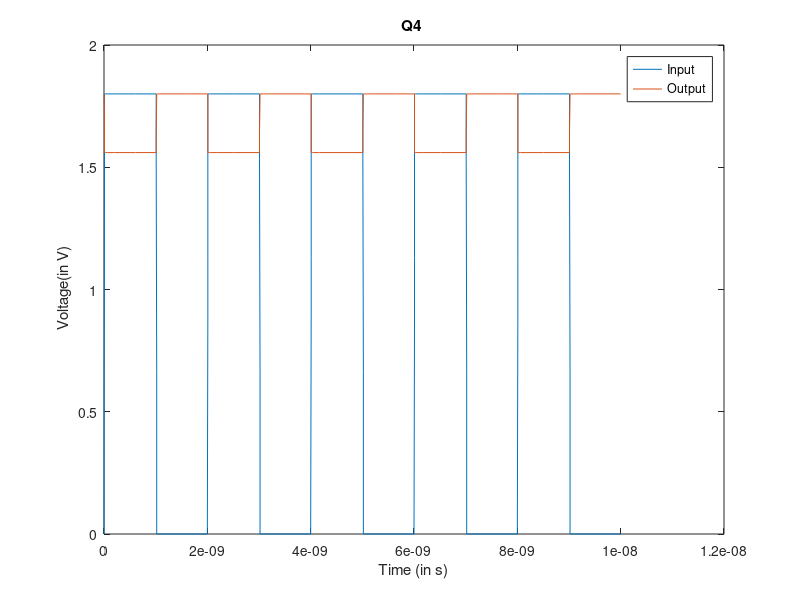
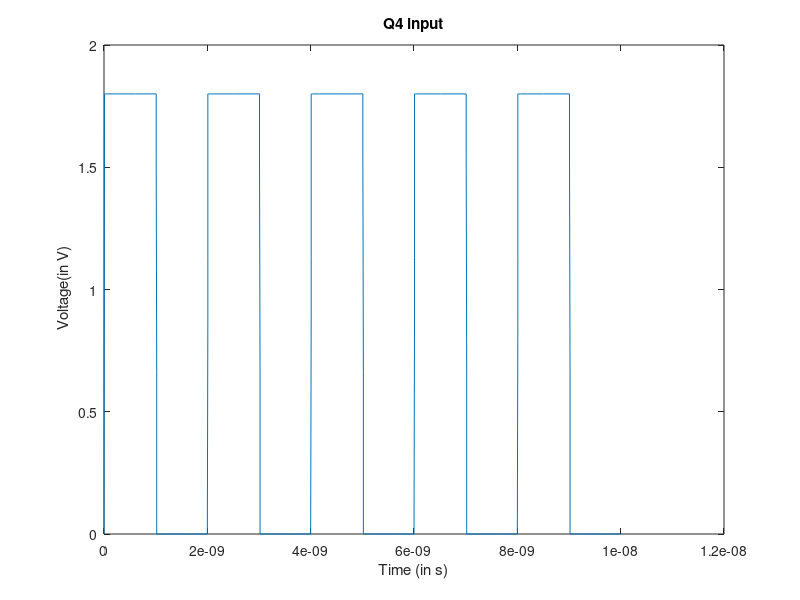
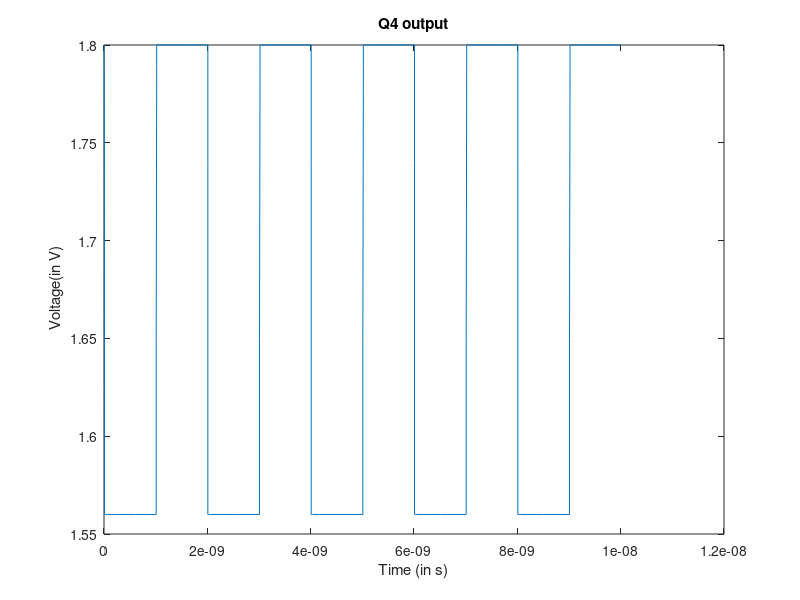

Write MATLAB code to recreate these figures, in order.


IN = [0.00E+00
,	4.50E-01
,	9.00E-01
,	1.25E+00
,	1.80E+00
,	1.80E+00
,	1.80E+00
,	1.80E+00
,	1.80E+00
,	1.80E+00
,	1.80E+00
,	1.80E+00
,	1.80E+00
,	1.53E+00
,	6.66E-01
,	0.00E+00
,	0.00E+00
,	0.00E+00
,	0.00E+00
,	0.00E+00
,	0.00E+00
,	0.00E+00
,	0.00E+00
,	9.00E-01
,	1.13E+00
,	1.80E+00
,	1.80E+00
,	1.80E+00
,	1.80E+00
,	1.80E+00
,	1.80E+00
,	1.80E+00
,	1.80E+00
,	1.80E+00
,	1.53E+00
,	6.66E-01
,	4.31E-14
,	0.00E+00
,	0.00E+00
,	0.00E+00
,	0.00E+00
,	0.00E+00
,	0.00E+00
,	0.00E+00
,	9.00E-01
,	1.13E+00
,	1.80E+00
,	1.80E+00
,	1.80E+00
,	1.80E+00
,	1.80E+00
,	1.80E+00
,	1.80E+00
,	1.80E+00
,	1.80E+00
,	1.53E+00
,	6.66E-01
,	0.00E+00
,	0.00E+00
,	0.00E+00
,	0.00E+00
,	0.00E+00
,	0.00E+00
,	0.00E+00
,	0.00E+00
,	9.00E-01
,	1.13E+00
,	1.80E+00
,	1.80E+00
,	1.80E+00
,	1.80E+00
,	1.80E+00
,	1.80E+00
,	1.80E+00
,	1.80E+00
,	1.80E+00
,	1.53E+00
,	6.66E-01
,	0.00E+00
,	0.00E+00
,	0.00E+00
,	0.00E+00
,	0.00E+00
,	0.00E+00
,	0.00E+00
,	0.00E+00
,	9.00E-01
,	1.13E+00
,	1.80E+00
,	1.80E+00
,	1.80E+00
,	1.80E+00
,	1.80E+00
,	1.80E+00
,	1.80E+00
,	1.80E+00
,	1.80E+00
,	1.53E+00
,	6.66E-01
,	0.00E+00
,	0.00E+00
,	0.00E+00
,	0.00E+00
,	0.00E+00
,	0.00E+00
,	0.00E+00
,	0.00E+00]
OUT = [	1.80E+00
,	1.80E+00
,	1.77E+00
,	1.71E+00
,	1.56E+00
,	1.56E+00
,	1.56E+00
,	1.56E+00
,	1.56E+00
,	1.56E+00
,	1.56E+00
,	1.56E+00
,	1.56E+00
,	1.65E+00
,	1.79E+00
,	1.80E+00
,	1.80E+00
,	1.80E+00
,	1.80E+00
,	1.80E+00
,	1.80E+00
,	1.80E+00
,	1.80E+00
,	1.80E+00
,	1.74E+00
,	1.56E+00
,	1.56E+00
,	1.56E+00
,	1.56E+00
,	1.56E+00
,	1.56E+00
,	1.56E+00
,	1.56E+00
,	1.56E+00
,	1.65E+00
,	1.79E+00
,	1.80E+00
,	1.80E+00
,	1.80E+00
,	1.80E+00
,	1.80E+00
,	1.80E+00
,	1.80E+00
,	1.80E+00
,	1.80E+00
,	1.74E+00
,	1.56E+00
,	1.56E+00
,	1.56E+00
,	1.56E+00
,	1.56E+00
,	1.56E+00
,	1.56E+00
,	1.56E+00
,	1.56E+00
,	1.65E+00
,	1.79E+00
,	1.80E+00
,	1.80E+00
,	1.80E+00
,	1.80E+00
,	1.80E+00
,	1.80E+00
,	1.80E+00
,	1.80E+00
,	1.80E+00
,	1.74E+00
,	1.56E+00
,	1.56E+00
,	1.56E+00
,	1.56E+00
,	1.56E+00
,	1.56E+00
,	1.56E+00
,	1.56E+00
,	1.56E+00
,	1.65E+00
,	1.79E+00
,	1.80E+00
,	1.80E+00
,	1.80E+00
,	1.80E+00
,	1.80E+00
,	1.80E+00
,	1.80E+00
,	1.80E+00
,	1.80E+00
,	1.74E+00
,	1.56E+00
,	1.56E+00
,	1.56E+00
,	1.56E+00
,	1.56E+00
,	1.56E+00
,	1.56E+00
,	1.56E+00
,	1.56E+00
,	1.65E+00
,	1.79E+00
,	1.80E+00
,	1.80E+00
,	1.80E+00
,	1.80E+00
,	1.80E+00
,	1.80E+00
,	1.80E+00
,	1.80E+00]
T = [0.00E+00	,
2.50E-12	,
5.00E-12	,
6.95E-12	,
1.00E-11	,
1.49E-11	,
1.61E-11	,
2.00E-11	,
3.25E-11	,
7.25E-11	,
2.01E-10	,
6.10E-10	,
1.01E-09	,
1.01E-09	,
1.02E-09	,
1.02E-09	,
1.02E-09	,
1.03E-09	,
1.04E-09	,
1.08E-09	,
1.22E-09	,
1.64E-09	,
2.00E-09	,
2.01E-09	,
2.01E-09	,
2.01E-09	,
2.01E-09	,
2.01E-09	,
2.02E-09	,
2.03E-09	,
2.06E-09	,
2.17E-09	,
2.51E-09	,
3.01E-09	,
3.01E-09	,
3.02E-09	,
3.02E-09	,
3.02E-09	,
3.03E-09	,
3.04E-09	,
3.08E-09	,
3.22E-09	,
3.64E-09	,
4.00E-09	,
4.01E-09	,
4.01E-09	,
4.01E-09	,
4.01E-09	,
4.01E-09	,
4.02E-09	,
4.03E-09	,
4.06E-09	,
4.17E-09	,
4.51E-09	,
5.01E-09	,
5.01E-09	,
5.02E-09	,
5.02E-09	,
5.02E-09	,
5.03E-09	,
5.04E-09	,
5.08E-09	,
5.22E-09	,
5.64E-09	,
6.00E-09	,
6.01E-09	,
6.01E-09	,
6.01E-09	,
6.01E-09	,
6.01E-09	,
6.02E-09	,
6.03E-09	,
6.06E-09	,
6.17E-09	,
6.51E-09	,
7.01E-09	,
7.01E-09	,
7.02E-09	,
7.02E-09	,
7.02E-09	,
7.03E-09	,
7.04E-09	,
7.08E-09	,
7.22E-09	,
7.64E-09	,
8.00E-09	,
8.01E-09	,
8.01E-09	,
8.01E-09	,
8.01E-09	,
8.01E-09	,
8.02E-09	,
8.03E-09	,
8.06E-09	,
8.17E-09	,
8.51E-09	,
9.01E-09	,
9.01E-09	,
9.02E-09	,
9.02E-09	,
9.02E-09	,
9.03E-09	,
9.04E-09	,
9.08E-09	,
9.22E-09	,
9.64E-09	,
1.00E-08	]



figure(1)
plot(T,IN,T,OUT )
legend('Input', 'Output' )
xlabel ('Time (in s)')
ylabel(' Voltage(in V)')
title('Q4 ')
figure(2)
plot(T,IN )
xlabel ('Time (in s)')
ylabel(' Voltage(in V)')
title('Q4 input')
figure(3)
plot(T,OUT )
xlabel ('Time (in s)')
ylabel(' Voltage(in V)')
title('Q4 output')

